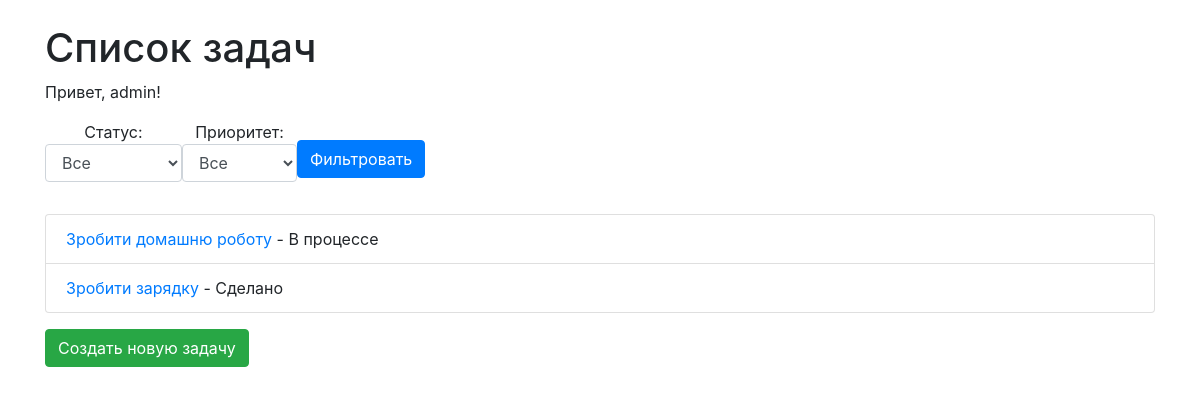
Before: / (signed in) with the older database file.
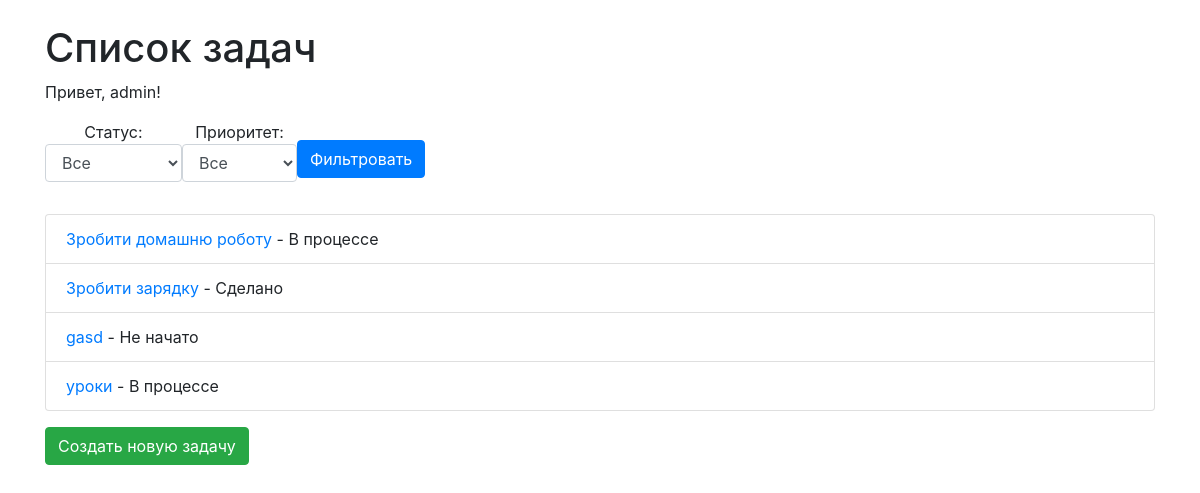
After: the same page with the newer database file.
### tracking_app/models.py (models this page shows)
class Task(models.Model):
    status_choices = [
        ('not_started', 'Не начато'),
        ('in_progress', 'В процессе'),
        ('completed', 'Сделано')
    ]
    priority_choices = [
        ('low', 'Низкий'),
        ('medium', 'Средний'),
        ('high', 'Высокий')
    ]
    title = models.CharField(max_length=255, name="title")
    description = models.TextField(name="description")
    status = models.CharField(max_length=20, choices=status_choices, default='not_started', name="status")
    priority = models.CharField(max_length=10, choices=priority_choices, default='medium', name="priority")
    deadline = models.DateTimeField(null=True, blank=True, name="deadline")
    user = models.ForeignKey(User, on_delete=models.CASCADE, name="user")

### tracking_app/views.py (the view)
# urls.py: path('', TaskListView.as_view(), name='task-list'),
class TaskListView(ListView):
    model = Task
    template_name = 'tracking_app/tasks.html'
    context_object_name = 'tasks'
    def get_queryset(self):
        queryset = super().get_queryset()
        status = self.request.GET.get('status')
        priority = self.request.GET.get('priority')
        if status:
            queryset = queryset.filter(status=status)
        if priority:
            queryset = queryset.filter(priority=priority)
        return queryset
    def get_context_data(self, **kwargs):
        context = super().get_context_data(**kwargs)
        context['filter_form'] = TaskFilterForm(self.request.GET)
        return context

### tracking_app/forms.py
class TaskFilterForm(forms.Form):
    status = forms.ChoiceField(
        choices=[('', 'Все')] + Task.status_choices,
        required=False,
        label='Статус',
        widget=forms.Select(attrs={'class': 'form-control'})
    )
    priority = forms.ChoiceField(
        choices=[('', 'Все')] + Task.priority_choices,
        required=False,
        label='Приоритет',
        widget=forms.Select(attrs={'class': 'form-control'})
    )

### tracking_app/templates/tracking_app/tasks.html (shortened to what this page needs)
<!DOCTYPE html>
<html lang="ru">
  <head>
    <link
      href="https://stackpath.bootstrapcdn.com/bootstrap/4.5.2/css/bootstrap.min.css"
      rel="stylesheet"
    />
  </head>
  <body>
    <div class="container">
      <h1 class="mt-4">Список задач</h1>
      {% if user.is_authenticated %}
      <p>Привет, {{ user.username }}!</p>
      {% else %}
      <p>
        Вы не авторизированный пользователь.
        <a href="{% url 'login' %}">Войти</a>
      </p>
      {% endif %} {% if user.is_authenticated %}
      <form method="get" class="form-inline mb-3">
        {{ filter_form.as_p }}
        <button type="submit" class="btn btn-primary">Фильтровать</button>
      </form>
      <ul class="list-group">
        {% for task in tasks %}
        <li class="list-group-item">
          <a href="{% url 'task-detail' task.pk %}">{{ task.title }}</a>
          - {{ task.get_status_display }}
        </li>
        {% endfor %}
      </ul>
      <a href="{% url 'task-create' %}" class="btn btn-success mt-3"
        >Создать новую задачу</a
      >
      {% endif %}
    </div>
  </body>
</html>

Changed rows visible on the page:
added Task: title "gasd", status "Не начато"
added Task: title "уроки", status "В процессе"
